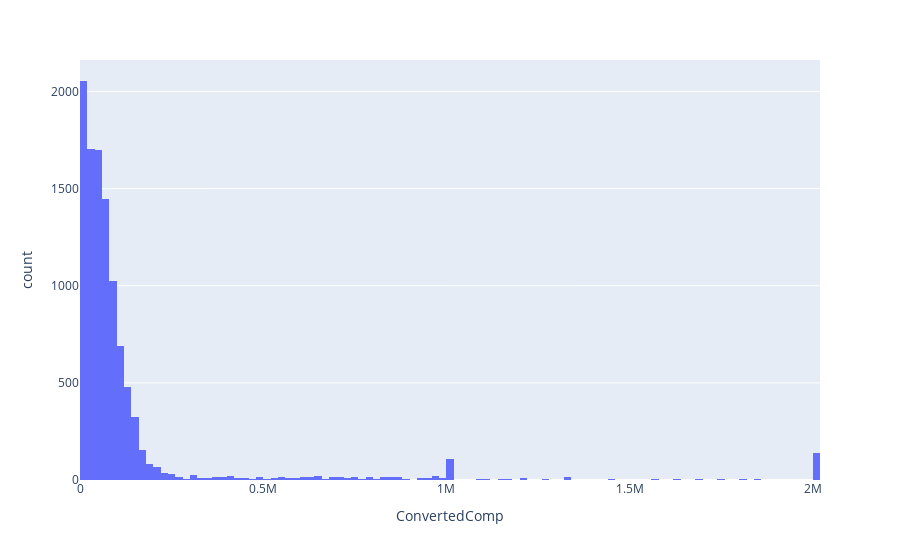

Notebook code cell kept with this figure:
### Markdown cell above
Plot a histogram of `ConvertedComp.`

### Code cell
import plotly.express as px
fig = px.histogram(df, x="ConvertedComp")
fig.show()

### Figure 1 — Plotly figure (JSON) as saved in the notebook; plotly's stock layout.template omitted (floating-point values rounded to 4 significant figures; data arrays with more than 128 entries replaced by an {"elided": "..."} marker saying what was removed)
{"data": [{"alignmentgroup": "True", "bingroup": "x", "hovertemplate": "ConvertedComp=%{x}<br>count=%{y}<extra></extra>", "legendgroup": "", "marker": {"color": "#636efa", "pattern": {"shape": ""}}, "name": "", "offsetgroup": "", "orientation": "v", "showlegend": false, "type": "histogram", "x": {"elided": "11398 int values"}, "xaxis": "x", "yaxis": "y"}], "layout": {"barmode": "relative", "legend": {"tracegroupgap": 0}, "margin": {"t": 60}, "xaxis": {"anchor": "y", "domain": [0, 1], "title": {"text": "ConvertedComp"}}, "yaxis": {"anchor": "x", "domain": [0, 1], "title": {"text": "count"}}}}
